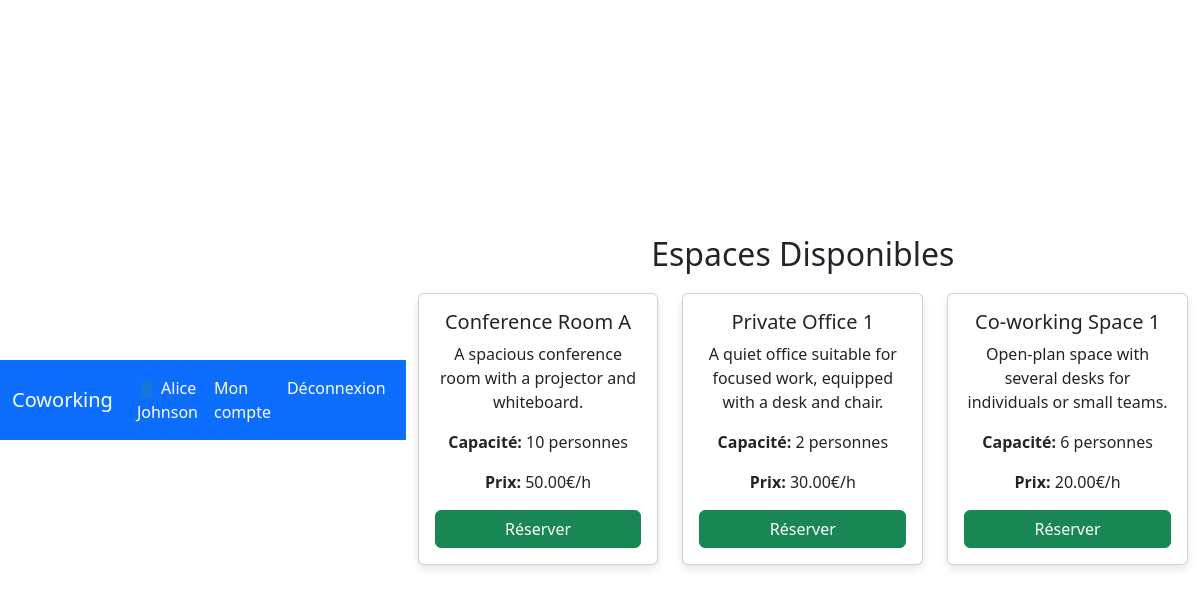
/index.php (signed in), run on the app's committed database.
### tables this page shows
CREATE TABLE `spaces` (
  `id` int(11) NOT NULL,
  `name` varchar(255) NOT NULL,
  `description` text DEFAULT NULL,
  `capacity` int(11) NOT NULL,
  `price_per_hour` decimal(10,2) NOT NULL
);

### index.php (the view, shortened to what this page needs)
<!DOCTYPE html>
<html lang="fr">
<head>
    <link rel="stylesheet" href="style.css">
    <link rel="stylesheet" href="https://cdn.jsdelivr.net/npm/bootstrap@5.3.0/dist/css/bootstrap.min.css">
</head>
<body>
    <?php include 'navbar.php'; ?>
    <div class="container mt-4">
        <h2 class="text-center">Espaces Disponibles</h2>
        <div class="row">
            <?php
            require 'db.php';
            $query = $pdo->query("SELECT * FROM spaces");
            while ($space = $query->fetch(PDO::FETCH_ASSOC)): ?>
                <div class="col-md-4">
                    <div class="card mb-4">
                        <div class="card-body">
                            <h5 class="card-title"><?= htmlspecialchars($space['name']) ?></h5>
                            <p class="card-text"><?= htmlspecialchars($space['description']) ?></p>
                            <p><strong>Capacité:</strong> <?= $space['capacity'] ?> personnes</p>
                            <p><strong>Prix:</strong> <?= $space['price_per_hour'] ?>€/h</p>
                            <a href="reserve.php?space_id=<?= $space['id'] ?>" class="btn btn-success">Réserver</a>
                        </div>
                    </div>
                </div>
            <?php endwhile; ?>
        </div>
    </div>
</body>
</html>

### style.css (style rules this page uses)
body { background-color: #f4f4f4; font-family: Arial, sans-serif; display: flex; justify-content: center; align-items: center; height: 100vh; margin: 0; }
.container { width: 100%; max-width: 400px; padding: 20px; }
.container h2 { margin-bottom: 20px; text-align: center; }
.card { border-radius: 10px; box-shadow: 0px 4px 8px rgba(0, 0, 0, 0.1); }
.card-body { text-align: center; }
.card .btn { width: 100%; }

### data on the page
spaces: name "Conference Room A", description "A spacious conference room with a projector and whiteboard.", capacity "10", price_per_hour "50.00"
spaces: name "Private Office 1", description "A quiet office suitable for focused work, equipped with a desk and chair.", capacity "2", price_per_hour "30.00"
spaces: name "Co-working Space 1", description "Open-plan space with several desks for individuals or small teams.", capacity "6", price_per_hour "20.00"

### other printed values
$_SESSION['user_name'] "Alice Johnson"
